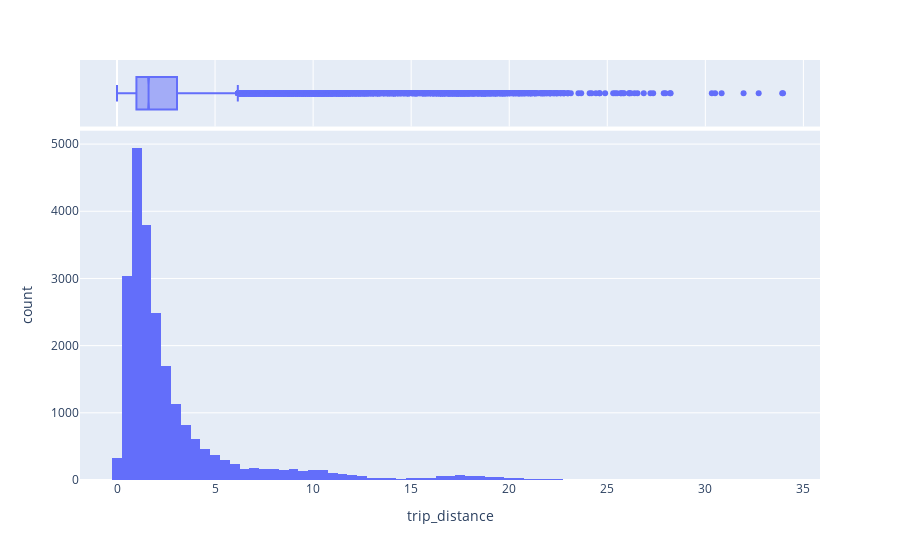

Notebook code cell kept with this figure:
### Code cell
# distribution of total_amount
px.histogram(df_total_trip, x='trip_distance', nbins=100, marginal='box')

### Figure 1 — Plotly figure (JSON) as saved in the notebook; plotly's stock layout.template omitted (floating-point values rounded to 4 significant figures; data arrays with more than 128 entries replaced by an {"elided": "..."} marker saying what was removed)
{"data": [{"alignmentgroup": "True", "bingroup": "x", "hovertemplate": "trip_distance=%{x}<br>count=%{y}<extra></extra>", "legendgroup": "", "marker": {"color": "#636efa", "pattern": {"shape": ""}}, "name": "", "nbinsx": 100, "offsetgroup": "", "orientation": "v", "showlegend": false, "type": "histogram", "x": {"elided": "22699 float values"}, "xaxis": "x", "yaxis": "y"}, {"alignmentgroup": "True", "hovertemplate": "trip_distance=%{x}<extra></extra>", "legendgroup": "", "marker": {"color": "#636efa"}, "name": "", "notched": true, "offsetgroup": "", "showlegend": false, "type": "box", "x": {"elided": "22699 float values"}, "xaxis": "x2", "yaxis": "y2"}], "layout": {"barmode": "relative", "legend": {"tracegroupgap": 0}, "margin": {"t": 60}, "xaxis": {"anchor": "y", "domain": [0, 1], "title": {"text": "trip_distance"}}, "xaxis2": {"anchor": "y2", "domain": [0, 1], "matches": "x", "showgrid": true, "showticklabels": false}, "yaxis": {"anchor": "x", "domain": [0, 0.8316], "title": {"text": "count"}}, "yaxis2": {"anchor": "x2", "domain": [0.8416, 1], "matches": "y2", "showgrid": false, "showline": false, "showticklabels": false, "ticks": ""}}}
